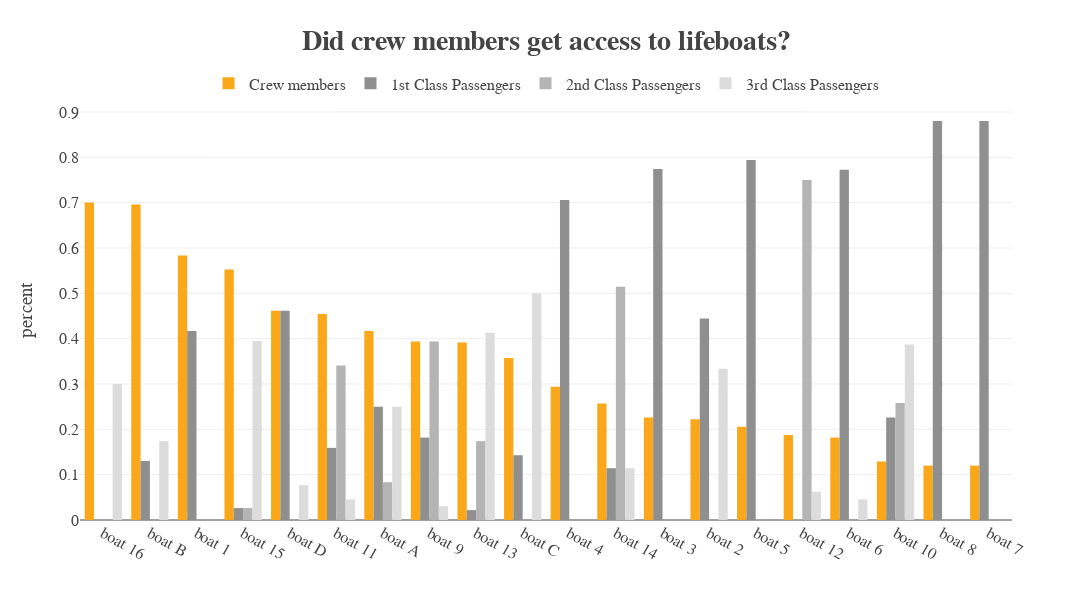

The cell this chart's notebook holds for it:
### Markdown cell above
## Grouped Bar Plot

### Code cell
fig = px.bar(plotdata, x='lifeboat', y='percent', color='pclass', barmode='group',
             category_orders=dict(pclass=pclass_order, lifeboat=lifeboat_order),
             color_discrete_sequence=["#FAA81A", "#8F8F8F", "#B4B4B4", "#DCDCDC"])

fig.update_layout(
    template="none",
    title = dict(text="Did crew members get access to lifeboats?", font=dict(size=28, weight="bold"), x=0.5, xref='paper'),
    legend = dict(orientation='h', title=None, y=1.08, x=0.5, xanchor='center'),
    xaxis = dict(title=None),
    height = 600, width = 1400,
    font = dict(size=16, family = "Cambria"),
    margin = dict(t=100)
)

### Figure 1 — Plotly figure (JSON) as saved in the notebook; plotly's stock layout.template omitted (floating-point values rounded to 4 significant figures)
{"data": [{"alignmentgroup": "True", "hovertemplate": "pclass=Crew members<br>lifeboat=%{x}<br>percent=%{y}<extra></extra>", "legendgroup": "Crew members", "marker": {"color": "#FAA81A", "pattern": {"shape": ""}}, "name": "Crew members", "offsetgroup": "Crew members", "orientation": "v", "showlegend": true, "textposition": "auto", "type": "bar", "x": ["boat 1", "boat 10", "boat 11", "boat 12", "boat 13", "boat 14", "boat 15", "boat 16", "boat 2", "boat 3", "boat 4", "boat 5", "boat 6", "boat 7", "boat 8", "boat 9", "boat A", "boat B", "boat C", "boat D"], "xaxis": "x", "y": [0.5833, 0.129, 0.4545, 0.1875, 0.3913, 0.2571, 0.5526, 0.7, 0.2222, 0.2258, 0.2941, 0.2059, 0.1818, 0.12, 0.12, 0.3939, 0.4167, 0.6957, 0.3571, 0.4615], "yaxis": "y"}, {"alignmentgroup": "True", "hovertemplate": "pclass=1st Class Passengers<br>lifeboat=%{x}<br>percent=%{y}<extra></extra>", "legendgroup": "1st Class Passengers", "marker": {"color": "#8F8F8F", "pattern": {"shape": ""}}, "name": "1st Class Passengers", "offsetgroup": "1st Class Passengers", "orientation": "v", "showlegend": true, "textposition": "auto", "type": "bar", "x": ["boat 1", "boat 10", "boat 11", "boat 12", "boat 13", "boat 14", "boat 15", "boat 16", "boat 2", "boat 3", "boat 4", "boat 5", "boat 6", "boat 7", "boat 8", "boat 9", "boat A", "boat B", "boat C", "boat D"], "xaxis": "x", "y": [0.4167, 0.2258, 0.1591, 0.0, 0.02174, 0.1143, 0.02632, 0.0, 0.4444, 0.7742, 0.7059, 0.7941, 0.7727, 0.88, 0.88, 0.1818, 0.25, 0.1304, 0.1429, 0.4615], "yaxis": "y"}, {"alignmentgroup": "True", "hovertemplate": "pclass=2nd Class Passengers<br>lifeboat=%{x}<br>percent=%{y}<extra></extra>", "legendgroup": "2nd Class Passengers", "marker": {"color": "#B4B4B4", "pattern": {"shape": ""}}, "name": "2nd Class Passengers", "offsetgroup": "2nd Class Passengers", "orientation": "v", "showlegend": true, "textposition": "auto", "type": "bar", "x": ["boat 1", "boat 10", "boat 11", "boat 12", "boat 13", "boat 14", "boat 15", "boat 16", "boat 2", "boat 3", "boat 4", "boat 5", "boat 6", "boat 7", "boat 8", "boat 9", "boat A", "boat B", "boat C", "boat D"], "xaxis": "x", "y": [0.0, 0.2581, 0.3409, 0.75, 0.1739, 0.5143, 0.02632, 0.0, 0.0, 0.0, 0.0, 0.0, 0.0, 0.0, 0.0, 0.3939, 0.08333, 0.0, 0.0, 0.0], "yaxis": "y"}, {"alignmentgroup": "True", "hovertemplate": "pclass=3rd Class Passengers<br>lifeboat=%{x}<br>percent=%{y}<extra></extra>", "legendgroup": "3rd Class Passengers", "marker": {"color": "#DCDCDC", "pattern": {"shape": ""}}, "name": "3rd Class Passengers", "offsetgroup": "3rd Class Passengers", "orientation": "v", "showlegend": true, "textposition": "auto", "type": "bar", "x": ["boat 1", "boat 10", "boat 11", "boat 12", "boat 13", "boat 14", "boat 15", "boat 16", "boat 2", "boat 3", "boat 4", "boat 5", "boat 6", "boat 7", "boat 8", "boat 9", "boat A", "boat B", "boat C", "boat D"], "xaxis": "x", "y": [0.0, 0.3871, 0.04545, 0.0625, 0.413, 0.1143, 0.3947, 0.3, 0.3333, 0.0, 0.0, 0.0, 0.04545, 0.0, 0.0, 0.0303, 0.25, 0.1739, 0.5, 0.07692], "yaxis": "y"}], "layout": {"barmode": "group", "font": {"family": "Cambria", "size": 16}, "height": 600, "legend": {"orientation": "h", "title": {}, "tracegroupgap": 0, "x": 0.5, "xanchor": "center", "y": 1.08}, "margin": {"t": 100}, "title": {"font": {"size": 28, "weight": "bold"}, "text": "Did crew members get access to lifeboats?", "x": 0.5, "xref": "paper"}, "width": 1400, "xaxis": {"anchor": "y", "categoryarray": ["boat 16", "boat B", "boat 1", "boat 15", "boat D", "boat 11", "boat A", "boat 9", "boat 13", "boat C", "boat 4", "boat 14", "boat 3", "boat 2", "boat 5", "boat 12", "boat 6", "boat 10", "boat 8", "boat 7"], "categoryorder": "array", "domain": [0, 1], "title": {}}, "yaxis": {"anchor": "x", "domain": [0, 1], "title": {"text": "percent"}}}}
